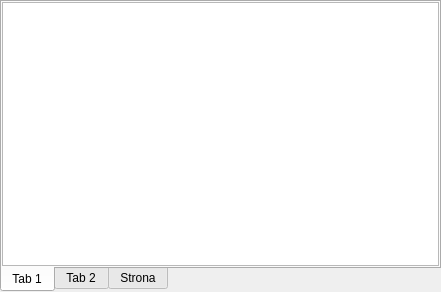
<?xml version="1.0" encoding="UTF-8"?>
<ui version="4.0">
 <class>DockWidget</class>
 <widget class="QDockWidget" name="DockWidget">
  <property name="geometry">
   <rect>
    <x>0</x>
    <y>0</y>
    <width>441</width>
    <height>292</height>
   </rect>
  </property>
  <property name="floating">
   <bool>true</bool>
  </property>
  <property name="features">
   <set>QDockWidget::AllDockWidgetFeatures</set>
  </property>
  <property name="windowTitle">
   <string notr="true">System dialog</string>
  </property>
  <widget class="QWidget" name="dockWidgetContents">
   <layout class="QVBoxLayout" name="verticalLayout_4">
    <property name="spacing">
     <number>0</number>
    </property>
    <property name="leftMargin">
     <number>0</number>
    </property>
    <property name="topMargin">
     <number>0</number>
    </property>
    <property name="rightMargin">
     <number>0</number>
    </property>
    <property name="bottomMargin">
     <number>0</number>
    </property>
    <item>
     <widget class="QTabWidget" name="tabWidget">
      <property name="tabPosition">
       <enum>QTabWidget::South</enum>
      </property>
      <property name="currentIndex">
       <number>0</number>
      </property>
      <widget class="QWidget" name="Overall_tab">
       <attribute name="title">
        <string notr="true">Tab 1</string>
       </attribute>
       <layout class="QVBoxLayout" name="verticalLayout_3">
        <property name="spacing">
         <number>0</number>
        </property>
        <property name="leftMargin">
         <number>0</number>
        </property>
        <property name="topMargin">
         <number>0</number>
        </property>
        <property name="rightMargin">
         <number>0</number>
        </property>
        <property name="bottomMargin">
         <number>0</number>
        </property>
        <item>
         <widget class="QPlainTextEdit" name="Overall_tab_text"/>
        </item>
       </layout>
      </widget>
      <widget class="QWidget" name="System_tab">
       <attribute name="title">
        <string>Tab 2</string>
       </attribute>
       <layout class="QVBoxLayout" name="verticalLayout">
        <property name="spacing">
         <number>0</number>
        </property>
        <property name="leftMargin">
         <number>0</number>
        </property>
        <property name="topMargin">
         <number>0</number>
        </property>
        <property name="rightMargin">
         <number>0</number>
        </property>
        <property name="bottomMargin">
         <number>0</number>
        </property>
        <item>
         <widget class="QPlainTextEdit" name="System_tab_text"/>
        </item>
       </layout>
      </widget>
      <widget class="QWidget" name="Test_tab">
       <attribute name="title">
        <string>Strona</string>
       </attribute>
       <layout class="QVBoxLayout" name="verticalLayout_2">
        <property name="spacing">
         <number>0</number>
        </property>
        <property name="leftMargin">
         <number>0</number>
        </property>
        <property name="topMargin">
         <number>0</number>
        </property>
        <property name="rightMargin">
         <number>0</number>
        </property>
        <property name="bottomMargin">
         <number>0</number>
        </property>
        <item>
         <widget class="QPlainTextEdit" name="Test_tab_text"/>
        </item>
       </layout>
      </widget>
     </widget>
    </item>
   </layout>
  </widget>
 </widget>
 <resources/>
 <connections/>
</ui>
